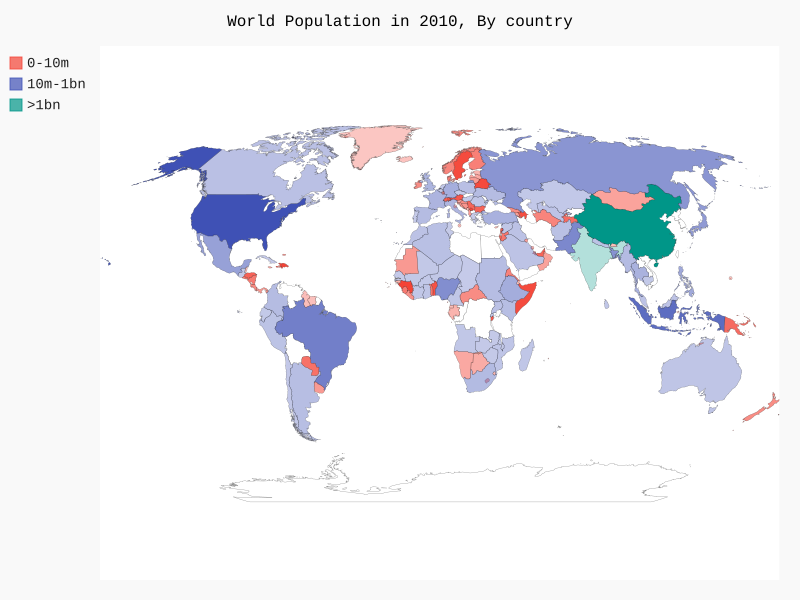

Reproduce this figure in Python.
import json
from country_codes import get_country_code
from pygal.maps.world import World


# load the data into a list
filename = 'population_data.json'
with open(filename) as f:
    pop_data = json.load(f)

# print the 2010 population for each country.
cc_population = {}
for pop_dict in pop_data:
    if pop_dict['Year'] == '2010':
        country_name = pop_dict['Country Name']
        population = int(float(pop_dict['Value']))
        code = get_country_code(country_name)
        if code:
            cc_population[code] = population
        else:
            print('ERROR - ' + country_name)

# group the countries into 3 population levels.
cc_pop_1, cc_pop_2, cc_pop_3 = {}, {}, {}
for cc, pop in cc_population.items():
    if pop < 10000000:
        cc_pop_1[cc] = pop
    elif pop < 1000000000:
        cc_pop_2[cc] = pop
    else:
        cc_pop_3[cc] = pop

# see how many countries are in each level.
print(len(cc_pop_1), len(cc_pop_2), len(cc_pop_3))

wm = World()
wm.title = "World Population in 2010, By country"
wm.add('0-10m', cc_pop_1)
wm.add('10m-1bn', cc_pop_2)
wm.add('>1bn', cc_pop_3)

wm.render_to_file("world_population.svg")
